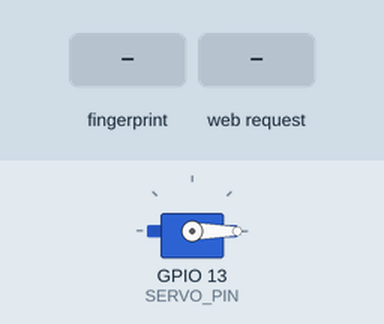
Recording of a sketch running on a simulated ESP32. Shown: servo. The test bench sets the inputs (shaded band). WiFi joins after 1.5 s; servers stay silent unless stated; random numbers use the default seed unless the sketch sets one; what the sketch prints to the serial monitor is not drawn.

Above: at 2.7 s.
2.8 s: finger stored as number 1 placed on the sensor
At 3.9 s:
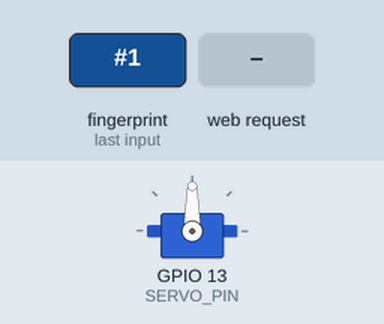
4.6 s: HTTP request GET /lock received
At 5.4 s:
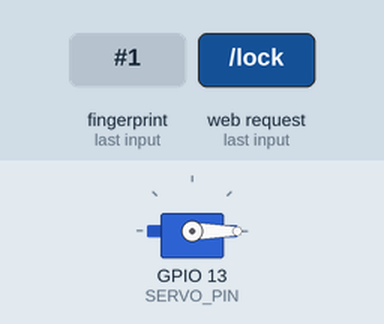
6.1 s: HTTP request GET /unlock received
At 6.8 s:
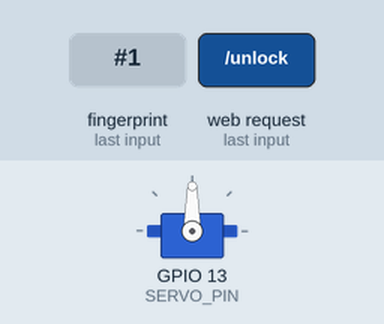
Timing chart, 0 to 13.6 s (numbered marks = the images above; inputs shaded):
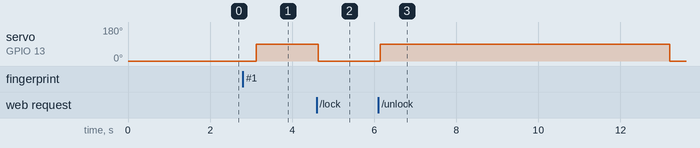

Measured:
- after the input at 2.8 s, servo on GPIO 13 (SERVO_PIN): 0° → 90° after 0.33 s
- after the input at 4.6 s, servo on GPIO 13 (SERVO_PIN): 90° → 0° at once
- after the input at 6.1 s, servo on GPIO 13 (SERVO_PIN): 0° → 90° after 0.05 s, → 0° 7.1 s later

The sketch:

Servo_Finger_Lock.ino
```cpp
#include <WiFi.h>
#include <ESP32Servo.h>
#include <Adafruit_Fingerprint.h>

// --- Configuration ---
const char* ssid = "AlexaHome";
const char* password = "123456789";

// Pins
#define SERVO_PIN 13
#define RXD2 16
#define TXD2 17

// Hardware Objects
Servo myServo;
WiFiServer server(80);
HardwareSerial mySerial(2);
Adafruit_Fingerprint finger = Adafruit_Fingerprint(&mySerial);

// Logic Variables
unsigned long prevSensorMillis = 0;
unsigned long lockTimer = 0;
bool isUnlocked = false;
bool guestMode = false;

// Mock Environmental Data
float t = 24.2;
float h = 48.5;

// --- Helper Functions ---

void lockDoor() {
  myServo.write(0);
  isUnlocked = false;
  Serial.println("Action: Locked");
}

void unlockDoor() {
  myServo.write(90);
  isUnlocked = true;
  lockTimer = millis(); // Reset the timer for auto-lock
  Serial.println("Action: Unlocked");
}

void checkFingerprint() {
  uint8_t p = finger.getImage();
  if (p != FINGERPRINT_OK) return; // No finger detected, exit function

  if (finger.image2Tz() == FINGERPRINT_OK) {
    if (finger.fingerFastSearch() == FINGERPRINT_OK) {
      Serial.print("Fingerprint Match! ID #"); Serial.println(finger.fingerID);
      unlockDoor();
    } else {
      Serial.println("Access Denied: Unknown Finger.");
    }
  }
}

// --- Main Setup ---

void setup() {
  Serial.begin(115200);

  // 1. Setup Servo
  ESP32PWM::allocateTimer(0);
  myServo.setPeriodHertz(50);
  myServo.attach(SERVO_PIN, 500, 2400);
  lockDoor(); // Start locked

  // 2. Setup Fingerprint
  mySerial.begin(57600, SERIAL_8N1, RXD2, TXD2);
  if (finger.verifyPassword()) {
    Serial.println("Fingerprint sensor found!");
  } else {
    Serial.println("Fingerprint sensor NOT found. Check wiring.");
  }

  // 3. Setup WiFi
  WiFi.begin(ssid, password);
  while (WiFi.status() != WL_CONNECTED) { delay(500); Serial.print("."); }
  Serial.println("\nWiFi connected!");
  Serial.println(WiFi.localIP());
  server.begin();
}

// --- Main Loop ---

void loop() {
  // 1. Check Fingerprint Sensor (Non-blocking)
  checkFingerprint();

  // 2. Mock Sensor Logic (Updates every 5s)
  if (millis() - prevSensorMillis >= 5000) {
    prevSensorMillis = millis();
    t += (random(-10, 11) / 100.0);
    h += (random(-20, 21) / 100.0);
  }

  // 3. Auto-Relock Logic
  // Relocks if NOT in guest mode AND time has expired (7 seconds)
  if (!guestMode && isUnlocked && (millis() - lockTimer >= 7000)) {
    lockDoor();
    Serial.println("System: Auto-Locked (Timeout)");
  }

  // 4. Web Server Logic
  WiFiClient client = server.available();
  if (client) {
    String request = client.readStringUntil('\r');
    client.flush();

    bool needsRedirect = false;

    // Command Parsing
    if (request.indexOf("GET /unlock") != -1) {
      unlockDoor();
      needsRedirect = true;
    }
    else if (request.indexOf("GET /lock") != -1) {
      lockDoor();
      needsRedirect = true;
    }
    else if (request.indexOf("GET /togGuest") != -1) {
      guestMode = !guestMode;
      needsRedirect = true;
    }

    // Response Generation
    if (needsRedirect) {
      client.println("HTTP/1.1 200 OK\nContent-Type: text/html\n\n");
      client.println("<html><script>window.location.href='/';</script></html>");
    } else {
      // Send the HTML UI (Keeping your existing CSS/Styles)
      client.println("HTTP/1.1 200 OK\nContent-Type: text/html\n\n");
      client.println("<!DOCTYPE html><html><head>");
      client.println("<meta name='viewport' content='width=device-width, initial-scale=1.0'>");
      client.println("<style>body{font-family:sans-serif; text-align:center; background:#f4f4f4; padding:10px;} .card{background:white; margin:10px auto; padding:20px; border-radius:15px; max-width:400px; box-shadow:0 4px 6px rgba(0,0,0,0.1);} .btn{display:block; width:100%; box-sizing:border-box; padding:20px; margin:10px 0; font-size:18px; color:white; border:none; border-radius:10px; cursor:pointer; text-decoration:none;} .unlock{background:#2ecc71;} .lock{background:#e74c3c;} .mode{background:#3498db;} .refresh{background:#95a5a6; font-size:14px; padding:10px;}</style></head><body>");
      client.println("<h1>Smart Lock Multi-Modal</h1>");
      client.println("<a href='/' class='btn refresh'>REFRESH STATUS</a>");
      client.print("<div class='card'><h3>Environment</h3>Temp: "); client.print(t, 1); client.print("C | Hum: "); client.print(h, 1); client.println("%</div>");
      client.print("<div class='card'><h3>Lock Mode</h3><p>Mode: <b>"); client.print(guestMode ? "GUEST (Manual)" : "PRIVATE (Auto-Lock)"); client.print("</b></p>");
      client.println("<a href='/togGuest' class='btn mode'>Switch Mode</a></div>");
      client.println("<div class='card'><h3>Security Control</h3>");
      if (isUnlocked) {
        client.println("<p style='color:orange; font-weight:bold;'>STATUS: UNLOCKED</p>");
        client.println("<a href='/lock' class='btn lock'>LOCK NOW</a>");
      } else {
        client.println("<p style='color:green; font-weight:bold;'>STATUS: SECURED</p>");
        client.println("<a href='/unlock' class='btn unlock'>REMOTE UNLOCK</a>");
      }
      client.println("</div></body></html>");
    }
    client.stop();
  }
}
```
